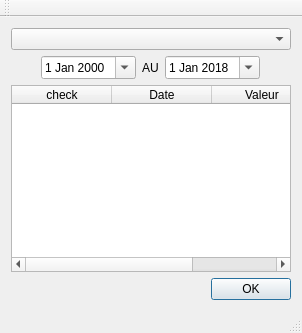
<?xml version="1.0" encoding="UTF-8"?>
<ui version="4.0">
 <class>MainWindow</class>
 <widget class="QMainWindow" name="MainWindow">
  <property name="geometry">
   <rect>
    <x>0</x>
    <y>0</y>
    <width>302</width>
    <height>333</height>
   </rect>
  </property>
  <property name="windowTitle">
   <string>MainWindow</string>
  </property>
  <widget class="QWidget" name="centralWidget">
   <layout class="QVBoxLayout" name="verticalLayout_2">
    <item>
     <layout class="QVBoxLayout" name="verticalLayout">
      <item>
       <widget class="QComboBox" name="StationComboBox"/>
      </item>
      <item>
       <layout class="QHBoxLayout" name="horizontalLayout">
        <item>
         <spacer name="horizontalSpacer">
          <property name="orientation">
           <enum>Qt::Horizontal</enum>
          </property>
          <property name="sizeHint" stdset="0">
           <size>
            <width>40</width>
            <height>20</height>
           </size>
          </property>
         </spacer>
        </item>
        <item>
         <widget class="QDateEdit" name="dateEdit_deb">
          <property name="dateTime">
           <datetime>
            <hour>0</hour>
            <minute>0</minute>
            <second>0</second>
            <year>2000</year>
            <month>1</month>
            <day>1</day>
           </datetime>
          </property>
          <property name="calendarPopup">
           <bool>true</bool>
          </property>
          <property name="date">
           <date>
            <year>2000</year>
            <month>1</month>
            <day>1</day>
           </date>
          </property>
         </widget>
        </item>
        <item>
         <widget class="QLabel" name="label">
          <property name="text">
           <string>AU</string>
          </property>
         </widget>
        </item>
        <item>
         <widget class="QDateEdit" name="dateEdit_fin">
          <property name="dateTime">
           <datetime>
            <hour>0</hour>
            <minute>0</minute>
            <second>0</second>
            <year>2018</year>
            <month>1</month>
            <day>1</day>
           </datetime>
          </property>
          <property name="calendarPopup">
           <bool>true</bool>
          </property>
          <property name="date">
           <date>
            <year>2018</year>
            <month>1</month>
            <day>1</day>
           </date>
          </property>
         </widget>
        </item>
        <item>
         <spacer name="horizontalSpacer_2">
          <property name="orientation">
           <enum>Qt::Horizontal</enum>
          </property>
          <property name="sizeHint" stdset="0">
           <size>
            <width>40</width>
            <height>20</height>
           </size>
          </property>
         </spacer>
        </item>
       </layout>
      </item>
      <item>
       <widget class="QTableWidget" name="corthTableWidget">
        <column>
         <property name="text">
          <string>check</string>
         </property>
        </column>
        <column>
         <property name="text">
          <string>Date</string>
         </property>
        </column>
        <column>
         <property name="text">
          <string>Valeur</string>
         </property>
        </column>
       </widget>
      </item>
      <item>
       <widget class="QDialogButtonBox" name="buttonBox">
        <property name="standardButtons">
         <set>QDialogButtonBox::Ok</set>
        </property>
       </widget>
      </item>
      <item>
       <spacer name="verticalSpacer">
        <property name="orientation">
         <enum>Qt::Vertical</enum>
        </property>
        <property name="sizeHint" stdset="0">
         <size>
          <width>20</width>
          <height>0</height>
         </size>
        </property>
       </spacer>
      </item>
     </layout>
    </item>
   </layout>
  </widget>
  <widget class="QToolBar" name="mainToolBar">
   <attribute name="toolBarArea">
    <enum>TopToolBarArea</enum>
   </attribute>
   <attribute name="toolBarBreak">
    <bool>false</bool>
   </attribute>
  </widget>
  <widget class="QStatusBar" name="statusBar"/>
 </widget>
 <layoutdefault spacing="6" margin="11"/>
 <resources/>
 <connections/>
</ui>
